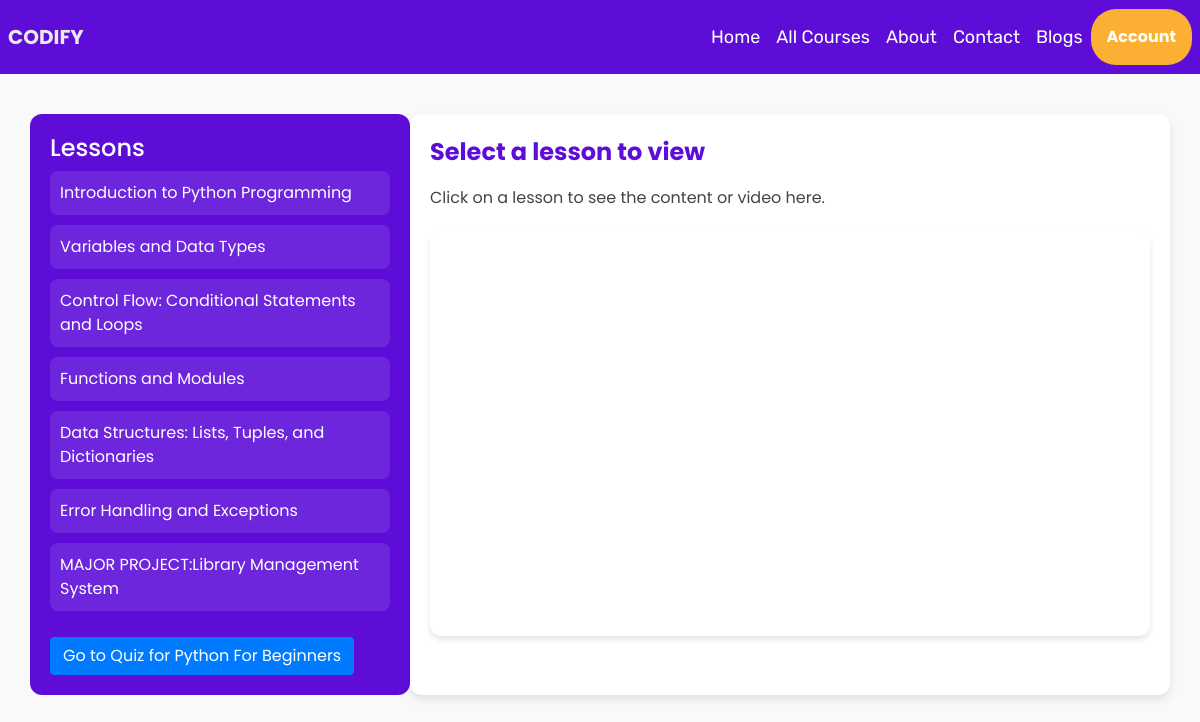
Page /course_lessons/1 on the committed database.
### models.py (models this page shows)
class Lesson(Base):
    __tablename__ = 'lessons'
    id = Column(Integer, primary_key=True)
    title = Column(String(100), nullable=False)
    content = Column(String(200), nullable=False)
    completed = Column(Boolean, default=False)
    course_link = Column(String(500), nullable=False)
    course_id = Column(Integer, ForeignKey('courses.id', ondelete='CASCADE'))
    course = relationship('Course', back_populates='lessons')

class Quiz(Base):
    __tablename__ = 'quizzes'
    id = Column(Integer, primary_key=True)
    title = Column(String(100), nullable=False)
    created_at = Column(DateTime, server_default=func.now())
    course_id = Column(Integer, ForeignKey('courses.id', ondelete='CASCADE'), nullable=False)
    course = relationship('Course', back_populates='quizzes')
    questions = relationship('Question', back_populates='quiz', cascade="all, delete-orphan")
    user_progress = relationship('UserProgress', back_populates='quiz', cascade="all, delete-orphan")

### app.py (the view)
@app.route('/course_lessons/<int:id>')
def course_lessons(id):
    username = session.get('username')
    course = db_session.query(Course).filter_by(id=id).first()
    if not course:
        return "Course not found", 404
    return render_template('course_lessons.html', course=course,username=username)

### templates/course_lessons.html (shortened to what this page needs)
<!DOCTYPE html>
<html lang="en">
<head>
    <link rel="stylesheet" href="https://cdn.jsdelivr.net/npm/bootstrap@4.6.2/dist/css/bootstrap.min.css"
>
</head>
<body>
    {% include 'nav.html' %}
    <div class="container">
        <div class="row">
            <div class="col-md-4">
                <h4>Lessons</h4>
                {% for lesson in course.lessons %}
                <div class="lesson-item">
                    <a href="#" style="color: white;" class="lesson-link" data-lesson-id="{{ lesson.id }}"
                        data-lesson-title="{{ lesson.title }}" data-lesson-content="{{ lesson.content }}"
                        data-lesson-video="{{ lesson.course_link }}">{{ lesson.title }}</a>
                </div>
                {% endfor %}
                {% for quiz in course.quizzes %}
                <a href="{{ url_for('submit_quiz', quiz_id=quiz.id) }}" class="btn btn-primary mt-3">Go to Quiz for {{ quiz.title }}</a>
            {% endfor %}
            </div>
            <div class="col-md-8">
                <div id="lessonTitle">Select a lesson to view</div>
                <div id="lessonContent">Click on a lesson to see the content or video here.</div>
                <div id="lessonVideo" class="embed-responsive embed-responsive-16by9"></div>
            </div>
        </div>
    </div>
</body>
</html>

### templates/course_lessons.html (style rules this page uses)
body { font-family: 'Poppins', sans-serif; margin: 0; padding: 0; background-color: #f9f9f9; color: #333; }
.container { margin-top: 40px; }
.col-md-4 { background-color: #5e0dd9; color: white; border-radius: 12px; padding: 20px; }
.lesson-item { padding: 10px; border-radius: 8px; background: rgba(255, 255, 255, 0.1); cursor: pointer; margin-bottom: 10px; transition: background-color 0.3s; }
.col-md-8 { background-color: #fff; box-shadow: 0 4px 8px rgba(0, 0, 0, 0.1); border-radius: 12px; padding: 20px; }
#lessonTitle { font-size: 24px; font-weight: bold; color: #5e0dd9; }
#lessonContent { margin-top: 15px; font-size: 16px; line-height: 1.6; color: #444; }
.embed-responsive { margin-top: 20px; border-radius: 12px; overflow: hidden; box-shadow: 0 4px 6px rgba(0, 0, 0, 0.1); }

### rows in the picture
Lesson: title "Introduction to Python Programming"
Lesson: title "Variables and Data Types"
Lesson: title "Control Flow: Conditional Statements and Loops"
Lesson: title "Functions and Modules"
Lesson: title "Data Structures: Lists, Tuples, and Dictionaries"
Lesson: title "Error Handling and Exceptions"
Lesson: title "MAJOR PROJECT:Library Management System"
Quiz: title "Python For Beginners"
